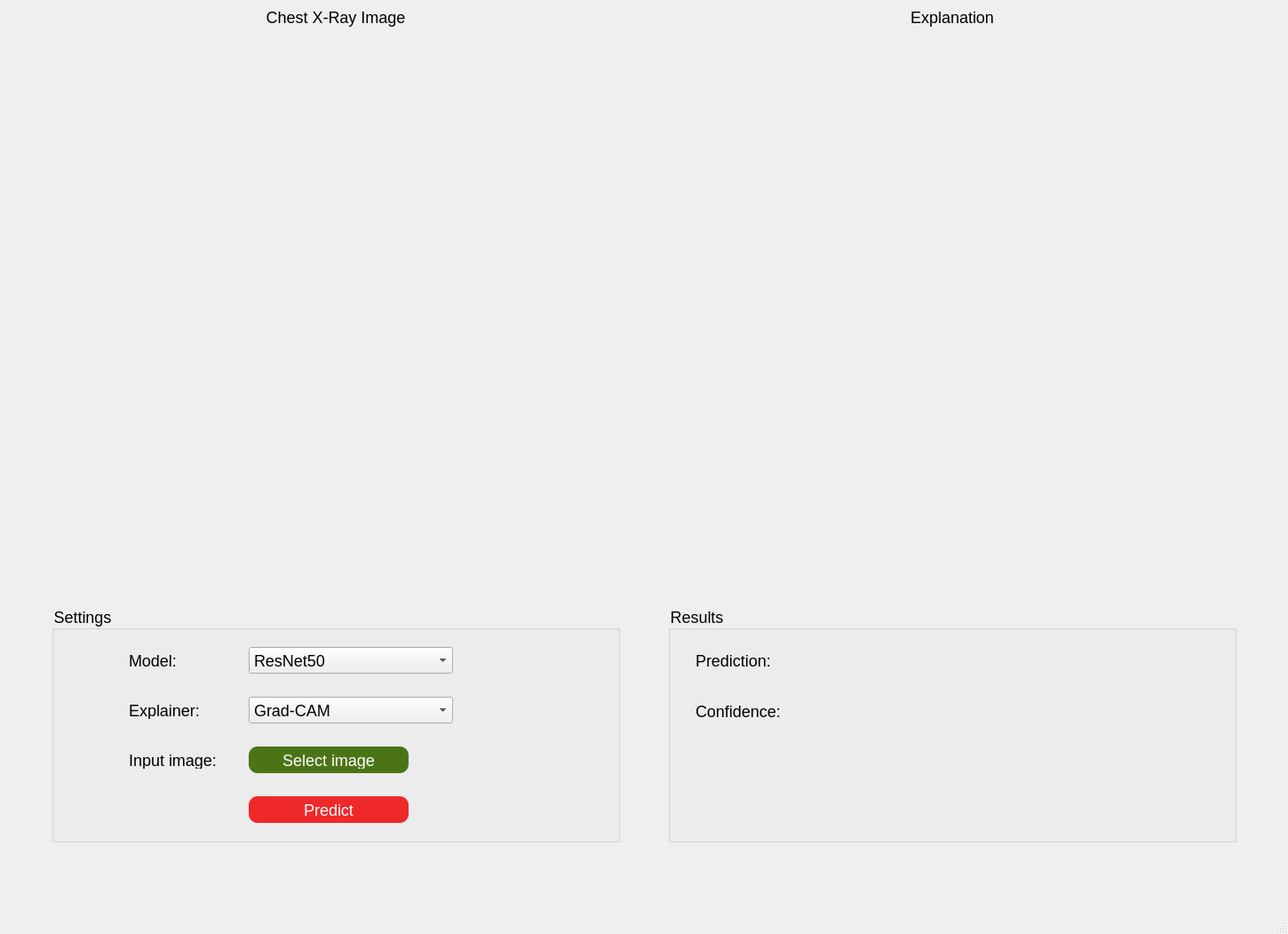
<?xml version="1.0" encoding="UTF-8"?>
<ui version="4.0">
 <class>Client</class>
 <widget class="QMainWindow" name="Client">
  <property name="geometry">
   <rect>
    <x>0</x>
    <y>0</y>
    <width>1450</width>
    <height>1051</height>
   </rect>
  </property>
  <property name="windowTitle">
   <string>COVID-19 Detector</string>
  </property>
  <property name="windowIcon">
   <iconset resource="resource.qrc">
    <normaloff>:/images/logo.jpeg</normaloff>:/images/logo.jpeg</iconset>
  </property>
  <property name="styleSheet">
   <string notr="true">* {
	font-size: 18px;
}

QPushButton {
	border-radius: 10px;
	padding: 5px;
}

QPushButton:pressed {
	border-radius: 12px;
}

QPushButton#predict {
	background-color: rgb(239, 41, 41);
	color: white;
}

QPushButton#predict:hover {
	background-color: rgb(164, 0, 0);
}

QPushButton#predict:disabled {
	background-color: rgba(239, 41, 41, 50%)
}

QPushButton#select_image {
	background-color: rgb(75, 116, 22);
	color: white;
}

QPushButton#select_image:hover {
	background-color: rgb(22, 57, 9);
}

QPushButton#select_image:disabled {
	background-color: rgba(75, 116, 22, 50%)
}

QPushButton#change_models_path {
	border-image: url(:/images/settings.png);
}

QPushButton#change_models_path:hover {
	background-color: rgb(136, 138, 133);
}

QGroupBox * {
	margin: 10px;
	padding: 5px;
}</string>
  </property>
  <widget class="QWidget" name="centralwidget">
   <layout class="QGridLayout" name="gridLayout">
    <item row="0" column="3">
     <layout class="QVBoxLayout" name="output_panel">
      <item>
       <layout class="QVBoxLayout" name="verticalLayout_2">
        <item>
         <widget class="QLabel" name="explanation_label">
          <property name="text">
           <string>Explanation</string>
          </property>
          <property name="alignment">
           <set>Qt::AlignCenter</set>
          </property>
         </widget>
        </item>
        <item>
         <widget class="QLabel" name="explanation">
          <property name="minimumSize">
           <size>
            <width>640</width>
            <height>640</height>
           </size>
          </property>
          <property name="maximumSize">
           <size>
            <width>640</width>
            <height>640</height>
           </size>
          </property>
          <property name="text">
           <string/>
          </property>
          <property name="pixmap">
           <pixmap resource="resource.qrc">:/images/default.png</pixmap>
          </property>
          <property name="scaledContents">
           <bool>true</bool>
          </property>
         </widget>
        </item>
       </layout>
      </item>
      <item>
       <widget class="QGroupBox" name="results">
        <property name="title">
         <string>Results</string>
        </property>
        <layout class="QFormLayout" name="formLayout_2">
         <item row="0" column="0">
          <widget class="QLabel" name="prediction_label">
           <property name="text">
            <string>Prediction:</string>
           </property>
          </widget>
         </item>
         <item row="0" column="1">
          <widget class="QLabel" name="prediction">
           <property name="text">
            <string/>
           </property>
          </widget>
         </item>
         <item row="3" column="0">
          <widget class="QLabel" name="confidence_label">
           <property name="text">
            <string>Confidence:</string>
           </property>
          </widget>
         </item>
         <item row="3" column="1">
          <widget class="QLabel" name="confidence">
           <property name="text">
            <string/>
           </property>
          </widget>
         </item>
        </layout>
       </widget>
      </item>
     </layout>
    </item>
    <item row="0" column="4">
     <spacer name="horizontalSpacer_3">
      <property name="orientation">
       <enum>Qt::Horizontal</enum>
      </property>
      <property name="sizeHint" stdset="0">
       <size>
        <width>40</width>
        <height>20</height>
       </size>
      </property>
     </spacer>
    </item>
    <item row="0" column="1">
     <layout class="QVBoxLayout" name="input_panel">
      <item>
       <layout class="QVBoxLayout" name="verticalLayout">
        <item>
         <widget class="QLabel" name="input_label">
          <property name="text">
           <string>Chest X-Ray Image</string>
          </property>
          <property name="alignment">
           <set>Qt::AlignCenter</set>
          </property>
         </widget>
        </item>
        <item>
         <widget class="QLabel" name="input">
          <property name="minimumSize">
           <size>
            <width>640</width>
            <height>640</height>
           </size>
          </property>
          <property name="maximumSize">
           <size>
            <width>640</width>
            <height>640</height>
           </size>
          </property>
          <property name="text">
           <string/>
          </property>
          <property name="pixmap">
           <pixmap resource="resource.qrc">:/images/default.png</pixmap>
          </property>
          <property name="scaledContents">
           <bool>true</bool>
          </property>
         </widget>
        </item>
       </layout>
      </item>
      <item>
       <widget class="QGroupBox" name="settings">
        <property name="title">
         <string>Settings</string>
        </property>
        <layout class="QFormLayout" name="formLayout">
         <item row="5" column="0">
          <layout class="QHBoxLayout" name="horizontalLayout_2">
           <item>
            <widget class="QLabel" name="model_state">
             <property name="minimumSize">
              <size>
               <width>50</width>
               <height>50</height>
              </size>
             </property>
             <property name="maximumSize">
              <size>
               <width>50</width>
               <height>50</height>
              </size>
             </property>
             <property name="text">
              <string/>
             </property>
             <property name="pixmap">
              <pixmap resource="resource.qrc">:/images/error.png</pixmap>
             </property>
             <property name="scaledContents">
              <bool>true</bool>
             </property>
            </widget>
           </item>
           <item>
            <widget class="QLabel" name="model_label">
             <property name="minimumSize">
              <size>
               <width>0</width>
               <height>50</height>
              </size>
             </property>
             <property name="maximumSize">
              <size>
               <width>16777215</width>
               <height>50</height>
              </size>
             </property>
             <property name="text">
              <string>Model:</string>
             </property>
            </widget>
           </item>
          </layout>
         </item>
         <item row="6" column="0">
          <layout class="QHBoxLayout" name="horizontalLayout_3">
           <item>
            <widget class="QLabel" name="explainer_state">
             <property name="minimumSize">
              <size>
               <width>50</width>
               <height>50</height>
              </size>
             </property>
             <property name="maximumSize">
              <size>
               <width>50</width>
               <height>50</height>
              </size>
             </property>
             <property name="text">
              <string/>
             </property>
             <property name="pixmap">
              <pixmap resource="resource.qrc">:/images/error.png</pixmap>
             </property>
             <property name="scaledContents">
              <bool>true</bool>
             </property>
            </widget>
           </item>
           <item>
            <widget class="QLabel" name="explainaer_label">
             <property name="minimumSize">
              <size>
               <width>0</width>
               <height>50</height>
              </size>
             </property>
             <property name="maximumSize">
              <size>
               <width>16777215</width>
               <height>50</height>
              </size>
             </property>
             <property name="text">
              <string>Explainer:</string>
             </property>
            </widget>
           </item>
          </layout>
         </item>
         <item row="6" column="1">
          <widget class="QComboBox" name="explainer">
           <property name="minimumSize">
            <size>
             <width>0</width>
             <height>50</height>
            </size>
           </property>
           <property name="maximumSize">
            <size>
             <width>250</width>
             <height>50</height>
            </size>
           </property>
           <item>
            <property name="text">
             <string>Grad-CAM</string>
            </property>
           </item>
           <item>
            <property name="text">
             <string>Integrated Gradients</string>
            </property>
           </item>
          </widget>
         </item>
         <item row="8" column="1">
          <widget class="QPushButton" name="predict">
           <property name="enabled">
            <bool>true</bool>
           </property>
           <property name="minimumSize">
            <size>
             <width>0</width>
             <height>50</height>
            </size>
           </property>
           <property name="maximumSize">
            <size>
             <width>200</width>
             <height>50</height>
            </size>
           </property>
           <property name="text">
            <string>Predict</string>
           </property>
          </widget>
         </item>
         <item row="7" column="0">
          <layout class="QHBoxLayout" name="horizontalLayout">
           <item>
            <widget class="QLabel" name="input_state">
             <property name="minimumSize">
              <size>
               <width>50</width>
               <height>50</height>
              </size>
             </property>
             <property name="maximumSize">
              <size>
               <width>50</width>
               <height>50</height>
              </size>
             </property>
             <property name="text">
              <string/>
             </property>
             <property name="pixmap">
              <pixmap resource="resource.qrc">:/images/error.png</pixmap>
             </property>
             <property name="scaledContents">
              <bool>true</bool>
             </property>
            </widget>
           </item>
           <item>
            <widget class="QLabel" name="select_image_label">
             <property name="minimumSize">
              <size>
               <width>0</width>
               <height>50</height>
              </size>
             </property>
             <property name="maximumSize">
              <size>
               <width>16777215</width>
               <height>50</height>
              </size>
             </property>
             <property name="text">
              <string>Input image:</string>
             </property>
            </widget>
           </item>
          </layout>
         </item>
         <item row="7" column="1">
          <widget class="QPushButton" name="select_image">
           <property name="enabled">
            <bool>true</bool>
           </property>
           <property name="minimumSize">
            <size>
             <width>0</width>
             <height>50</height>
            </size>
           </property>
           <property name="maximumSize">
            <size>
             <width>200</width>
             <height>50</height>
            </size>
           </property>
           <property name="text">
            <string>Select image</string>
           </property>
          </widget>
         </item>
         <item row="5" column="1">
          <layout class="QHBoxLayout" name="horizontalLayout_4">
           <item>
            <widget class="QComboBox" name="model">
             <property name="minimumSize">
              <size>
               <width>0</width>
               <height>50</height>
              </size>
             </property>
             <property name="maximumSize">
              <size>
               <width>250</width>
               <height>50</height>
              </size>
             </property>
             <item>
              <property name="text">
               <string>ResNet50</string>
              </property>
             </item>
             <item>
              <property name="text">
               <string>COVID-Net</string>
              </property>
             </item>
            </widget>
           </item>
           <item>
            <widget class="QPushButton" name="change_models_path">
             <property name="minimumSize">
              <size>
               <width>50</width>
               <height>50</height>
              </size>
             </property>
             <property name="maximumSize">
              <size>
               <width>50</width>
               <height>50</height>
              </size>
             </property>
             <property name="text">
              <string/>
             </property>
            </widget>
           </item>
          </layout>
         </item>
        </layout>
       </widget>
      </item>
     </layout>
    </item>
    <item row="0" column="0">
     <spacer name="horizontalSpacer">
      <property name="orientation">
       <enum>Qt::Horizontal</enum>
      </property>
      <property name="sizeHint" stdset="0">
       <size>
        <width>40</width>
        <height>20</height>
       </size>
      </property>
     </spacer>
    </item>
    <item row="0" column="2">
     <spacer name="horizontalSpacer_2">
      <property name="orientation">
       <enum>Qt::Horizontal</enum>
      </property>
      <property name="sizeHint" stdset="0">
       <size>
        <width>40</width>
        <height>20</height>
       </size>
      </property>
     </spacer>
    </item>
    <item row="1" column="1">
     <spacer name="verticalSpacer">
      <property name="orientation">
       <enum>Qt::Vertical</enum>
      </property>
      <property name="sizeHint" stdset="0">
       <size>
        <width>20</width>
        <height>40</height>
       </size>
      </property>
     </spacer>
    </item>
    <item row="1" column="3">
     <spacer name="verticalSpacer_2">
      <property name="orientation">
       <enum>Qt::Vertical</enum>
      </property>
      <property name="sizeHint" stdset="0">
       <size>
        <width>20</width>
        <height>40</height>
       </size>
      </property>
     </spacer>
    </item>
   </layout>
  </widget>
  <widget class="QStatusBar" name="statusbar"/>
  <widget class="QMenuBar" name="menubar">
   <property name="geometry">
    <rect>
     <x>0</x>
     <y>0</y>
     <width>1450</width>
     <height>26</height>
    </rect>
   </property>
  </widget>
 </widget>
 <resources>
  <include location="resource.qrc"/>
  <include location="resource.qrc"/>
 </resources>
 <connections/>
</ui>
